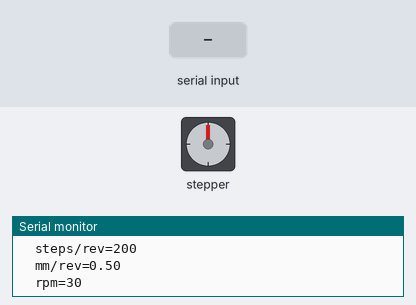
The sketch below on a simulated Arduino Uno, built with avr-gcc and run on an emulated ATmega328P. On the bench: stepper motor, the last lines printed to the serial monitor. The test bench sets the inputs (shaded band). Stepper angles assume 200 steps per turn.

Above: at 1.2 s.
1.3 s: "Z0.1\n" received over Serial
At 2.4 s:
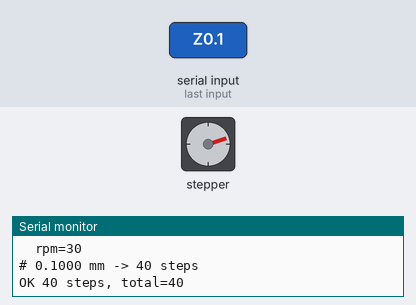
3.1 s: "Z-0.05\n" received over Serial
At 4.4 s:
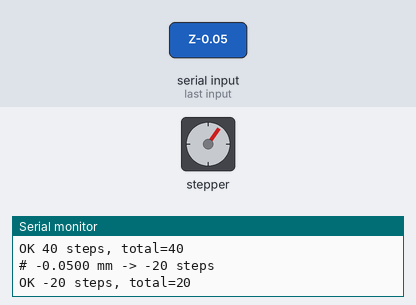
4.7 s: "90,45,200\n" received over Serial
At 6.1 s:
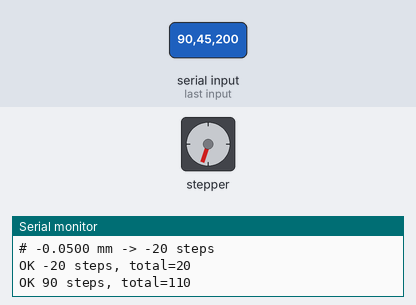
7.1 s: "30,150,10\n" received over Serial
At 8.3 s:
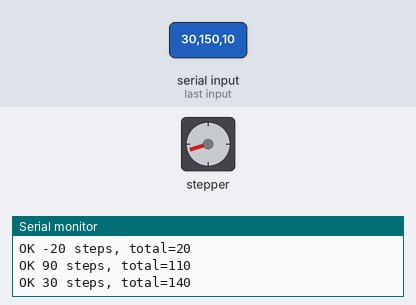
8.9 s: "90,45\n" received over Serial
At 10.5 s:
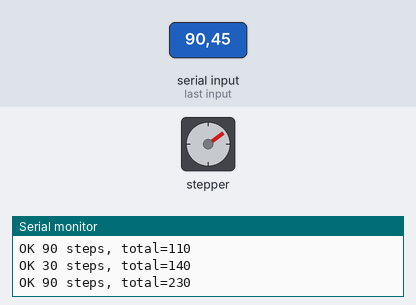
11.0 s: "30,150\n" received over Serial
At 12.4 s:
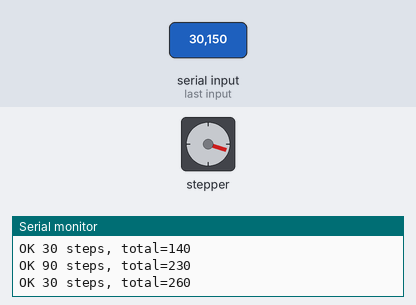
Timing chart, 0 to 13.8 s (numbered marks = the images above; inputs shaded):
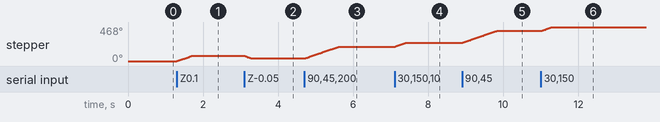

Measured:
- after the input at 1.3 s, stepper: turns 72° clockwise in 0.40 s, starting at once
- after the input at 3.1 s, stepper: turns 36° counter-clockwise in 0.19 s, starting at once
- after the input at 4.7 s, stepper: turns 162° clockwise in 0.92 s, starting at once
- after the input at 7.1 s, stepper: turns 54° clockwise in 0.31 s, starting at once
- after the input at 8.9 s, stepper: turns 162° clockwise in 0.92 s, starting at once
- after the input at 11.0 s, stepper: turns 54° clockwise in 0.31 s, starting at once

The sketch:

arduino_z_stage.ino
```cpp
// Z-stage stepper control for laser cutter
// Hardware: Arduino Uno + Adafruit Motor Shield v2.3 + Kysan 1124090 NEMA 17
// Lead screw: ~0.5 mm/rev (no absolute calibration needed)
//
// Serial commands (115200 baud, newline-terminated):
//   +N      step +N steps (e.g. "+50")        single steps, FORWARD
//   -N      step -N steps                      single steps, BACKWARD
//   Z<f>    move <f> mm (signed, e.g. "Z0.1", "Z-0.05")
//   R       release coils (deactivate holding torque)
//   S<n>    set RPM (e.g. "S30")
//   ?       print status
//
// All commands echo "OK <info>" or "ERR <reason>".

#include <Adafruit_MotorShield.h>

#define STEPS_PER_REV   200      // Kysan 1124090: 1.8°/step
#define LEADSCREW_MMREV 0.5      // approximate
#define DEFAULT_RPM     30
#define STEPPER_PORT    2        // M3/M4 on the shield (port 1 = M1/M2)

Adafruit_MotorShield AFMS = Adafruit_MotorShield();
Adafruit_StepperMotor *stepper = AFMS.getStepper(STEPS_PER_REV, STEPPER_PORT);

long total_steps = 0;   // running tally since reset (relative origin)
int current_rpm = DEFAULT_RPM;

void doSteps(long n) {
  if (n == 0) {
    Serial.println("OK 0");
    return;
  }
  if (n > 0) {
    stepper->step(n, FORWARD, SINGLE);
  } else {
    stepper->step(-n, BACKWARD, SINGLE);
  }
  total_steps += n;
  Serial.print("OK ");
  Serial.print(n);
  Serial.print(" steps, total=");
  Serial.println(total_steps);
}

void setup() {
  Serial.begin(115200);
  while (!Serial) { ; }
  if (!AFMS.begin()) {
    Serial.println("ERR motor shield not found");
    while (1) delay(100);
  }
  stepper->setSpeed(current_rpm);
  Serial.println("READY z_stage v1");
  Serial.print("  steps/rev=");  Serial.println(STEPS_PER_REV);
  Serial.print("  mm/rev=");     Serial.println(LEADSCREW_MMREV);
  Serial.print("  rpm=");        Serial.println(current_rpm);
}

void loop() {
  if (!Serial.available()) return;

  String cmd = Serial.readStringUntil('\n');
  cmd.trim();
  if (cmd.length() == 0) return;

  char c = cmd.charAt(0);

  if (c == '+' || c == '-' || isDigit(c)) {
    long n = cmd.toInt();
    doSteps(n);
  } else if (c == 'Z' || c == 'z') {
    float mm = cmd.substring(1).toFloat();
    long n = lround(mm * STEPS_PER_REV / LEADSCREW_MMREV);
    Serial.print("# ");  Serial.print(mm, 4);  Serial.print(" mm -> ");
    Serial.print(n);     Serial.println(" steps");
    doSteps(n);
  } else if (c == 'R' || c == 'r') {
    stepper->release();
    Serial.println("OK released");
  } else if (c == 'S' || c == 's') {
    int rpm = cmd.substring(1).toInt();
    if (rpm < 1 || rpm > 300) {
      Serial.println("ERR rpm out of range (1-300)");
      return;
    }
    current_rpm = rpm;
    stepper->setSpeed(current_rpm);
    Serial.print("OK rpm=");  Serial.println(current_rpm);
  } else if (c == '?') {
    Serial.print("STATUS total_steps=");  Serial.print(total_steps);
    Serial.print(" mm_approx=");
    Serial.print(total_steps * LEADSCREW_MMREV / STEPS_PER_REV, 4);
    Serial.print(" rpm=");  Serial.println(current_rpm);
  } else {
    Serial.print("ERR unknown command: ");  Serial.println(cmd);
  }
}
```
